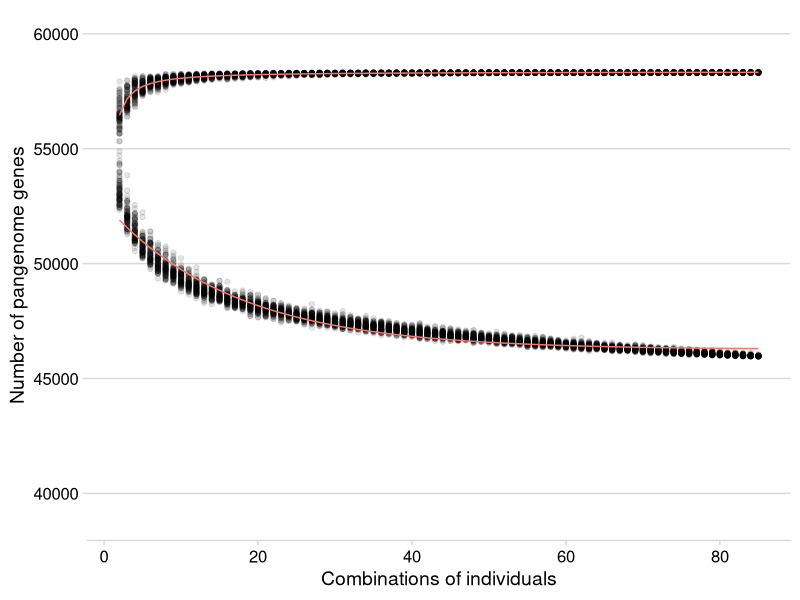
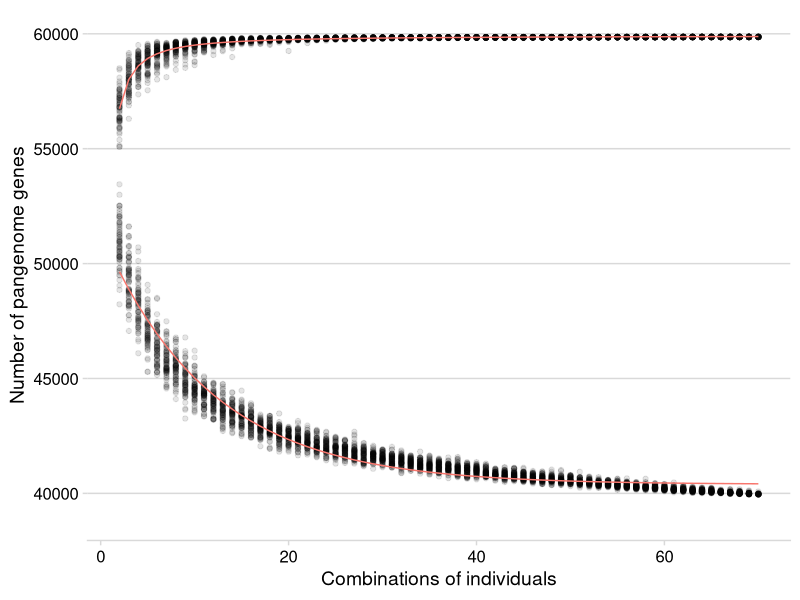
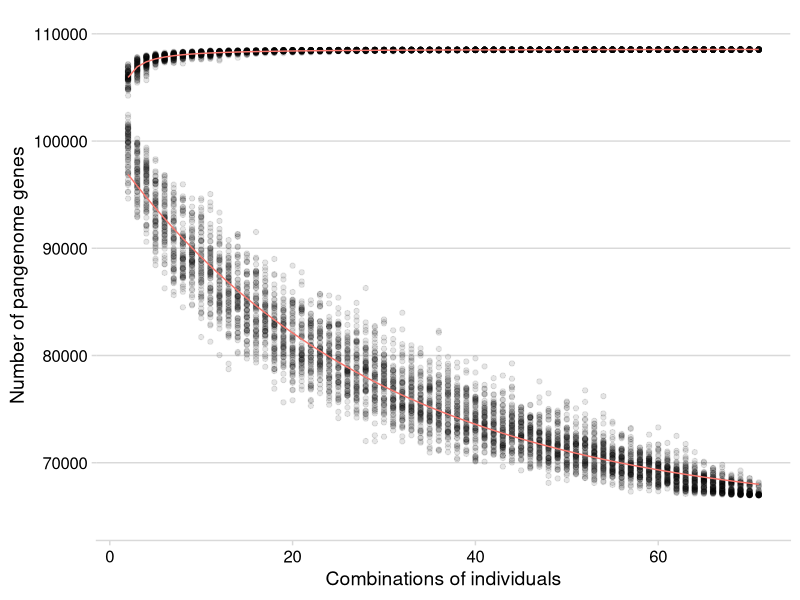
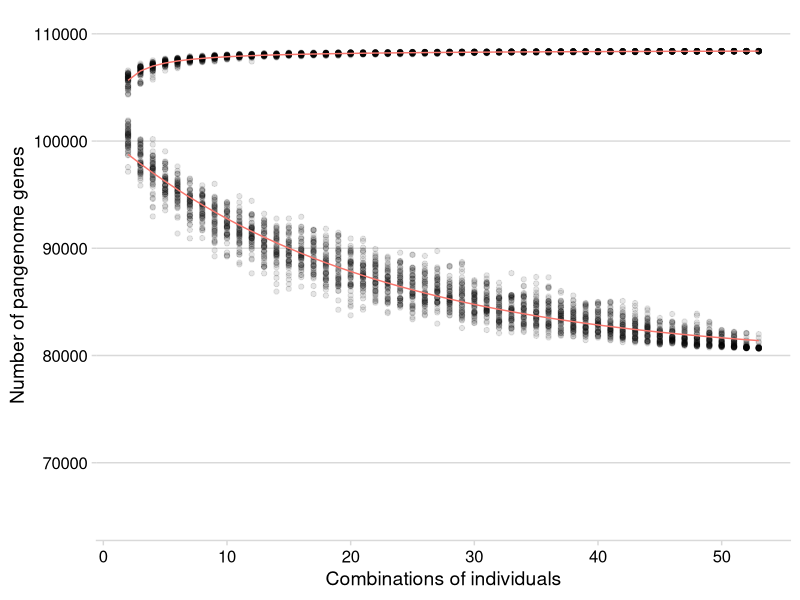
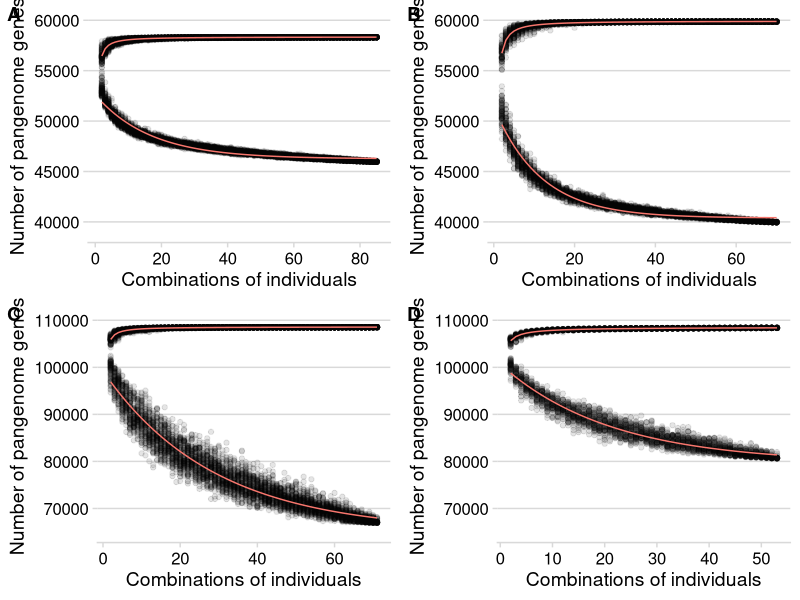
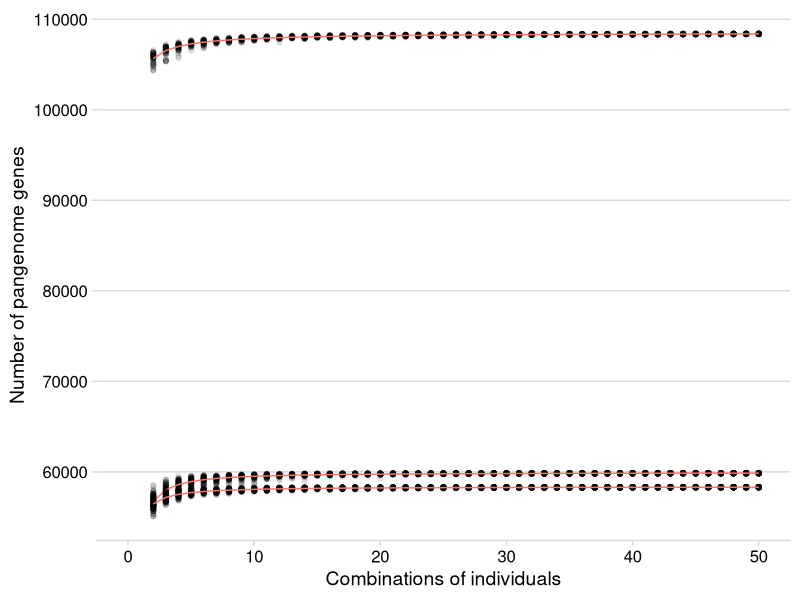

Recreate these plots in R, in order.
## ---- chunk 1
knitr::opts_chunk$set(echo = TRUE)
## ---- chunk 2
library(tidyverse)
library(cowplot)
library(minpack.lm)
library(broom)
library(car)
library(patchwork)

options('scipen'=100)
## ---- chunk 3
oleracea_df <- read_tsv('./Oleracea_PAV_nice_names_intersection_of_individuals.filtered.onlyInds.86Permuts.txt')

# approximate the para0p
lm(logit(pangenome/60000) ~ Combinations, oleracea_df)

para0p <- c(A=60000,B=-3.36,C=0.002)
## ---- chunk 4
oleracea_summary_fitp <- nlsLM(pangenome~A*Combinations^B+C, data=oleracea_df, 
                      start=para0p, trace=F, control=list(maxiter=200, maxfev=1500))

summary(oleracea_summary_fitp)
tidy(oleracea_summary_fitp)
## ---- chunk 5
para0c <- c(B=1)
oleracea_fitc <- nls(core~cbind(1, exp(B*Combinations)),oleracea_df, start=para0c,             trace=F, alg='plinear')
tidy(oleracea_fitc)
## ---- chunk 6
oleracea_fit_data_p <- augment(oleracea_summary_fitp)
oleracea_fit_data_c <- augment(oleracea_fitc)

oleracea_p <-ggplot() + 
  geom_point(data=oleracea_df, aes(x=Combinations, y=pangenome), alpha=0.1) + 
  geom_point(data=oleracea_df, aes(x=Combinations, y=core), alpha=0.1) + 
  geom_line(data=oleracea_fit_data_p, aes(x=Combinations, y=.fitted, colour='red')) + 
  geom_line(data=oleracea_fit_data_c, aes(x=Combinations, y=.fitted, colour='red')) + 
  #xlim(c(0,50)) +
  ylab('Number of pangenome genes') +
  xlab('Combinations of individuals') +
  theme(legend.position = "none") +
  theme(aspect.ratio = 1) +
  theme_half_open() +
  theme_minimal_hgrid() +
  theme(legend.position="none")+
  ylim(c(39000, 60000))
oleracea_p
## ---- chunk 7
rapa_df <- read_tsv('./Rapa_PAV_nice_names_intersection_of_individuals.filtered.onlyInds.71Permuts.txt')
head(rapa_df)

# approximate the para0p

lm(logit(pangenome/59000) ~ Combinations, rapa_df)

para0p <- c(A=59000,B=-4.59,C=0.00022)
## ---- chunk 8
rapa_summary_fitp <- nlsLM(pangenome~A*Combinations^B+C, data=rapa_df, 
                      start=para0p, trace=F, control=list(maxiter=200, maxfev=1500))

summary(rapa_summary_fitp)
tidy(rapa_summary_fitp)
## ---- chunk 9

para0c <- c(B=1)
rapa_fitc <- nls(core~cbind(1, exp(B*Combinations)),rapa_df, start=para0c, 
            trace=F, alg='plinear')
tidy(rapa_fitc)
## ---- chunk 10
rapa_fit_data_p <- augment(rapa_summary_fitp)
rapa_fit_data_c <- augment(rapa_fitc)

rapa_p <- ggplot() + 
  geom_point(data=rapa_df, aes(x=Combinations, y=pangenome), alpha=0.1) +
  geom_point(data=rapa_df, aes(x=Combinations, y=core), alpha=0.1) +
  geom_line(data=rapa_fit_data_p, aes(x=Combinations, y=.fitted, colour='red')) +
  geom_line(data=rapa_fit_data_c, aes(x=Combinations, y=.fitted, colour='red')) +
  ylab('Number of pangenome genes') +
  xlab('Combinations of individuals') +
  theme(legend.position = "none") +
  theme(aspect.ratio = 1) +
  theme_half_open() +
  theme_minimal_hgrid() +
  theme(legend.position="none") +
  ylim(c(39000, 60000))
rapa_p
## ---- chunk 11
napus_df <- read_tsv('./NewPAV_Table_nice_names_intersection_of_individuals.filtered.onlyInds.72Permuts.txt')

# approximate the para0p

lm(logit(pangenome/(max(napus_df$pangenome)+2000)) ~ Combinations, napus_df)

para0p <- c(A=max(napus_df$pangenome)+1000,B=-3.754,C=0.004609)

## ---- chunk 12
napus_summary_fitp <- nlsLM(pangenome~A*Combinations^B+C, data=napus_df, 
                      start=para0p, trace=F, control=list(maxiter=200, maxfev=1500))

summary(napus_summary_fitp)
tidy(napus_summary_fitp)
## ---- chunk 13

para0c <- c(B=1)
napus_fitc <- nls(core~cbind(1, exp(B*Combinations)),napus_df, start=para0c, 
            trace=F, alg='plinear')
tidy(napus_fitc)

## ---- chunk 14
napus_fit_data_p <- augment(napus_summary_fitp)
napus_fit_data_c <- augment(napus_fitc)

napus_p <- ggplot() + 
  geom_point(data=napus_df, aes(x=Combinations, y=pangenome), alpha=0.1) + 
  geom_point(data=napus_df, aes(x=Combinations, y=core), alpha=0.1) + 
  geom_line(data=napus_fit_data_p, aes(x=Combinations, y=.fitted, colour='red')) +
  geom_line(data=napus_fit_data_c, aes(x=Combinations, y=.fitted, colour='red')) +
  ylab('Number of pangenome genes') +
  xlab('Combinations of individuals') +
  theme(legend.position = "none") +
  theme(aspect.ratio=1) +
  theme_half_open() +
  theme_minimal_hgrid() +
  theme(legend.position="none") +
  ylim(c(65000, 110000))

napus_p
## ---- chunk 15
napus_df <- read_tsv('./NewPAV_Table_nice_names_intersection_of_individuals.filtered.onlyInds.NoSynths.54Inds.txt')
tail(napus_df)

# approximate the para0p
max(napus_df$pangenome)
lm(logit(pangenome/105000) ~ Combinations, napus_df)

## ---- chunk 16
para0p <- c(A=110000, B=-4.57,C=0.00022)


napus_summary_fitp <- nlsLM(pangenome~A*Combinations^B+C, data=napus_df, 
                      start=para0p, trace=F, control=list(maxiter=200, maxfev=1500))
summary(napus_summary_fitp)
tidy(napus_summary_fitp)
## ---- chunk 17
para0c <- c(B=1)
napus_fitc <- nls(core~cbind(1, exp(B*Combinations)),napus_df, start=para0c, 
            trace=F, alg='plinear')
tidy(napus_fitc)

## ---- chunk 18
napus_fit_data_p <- augment(napus_summary_fitp)
napus_fit_data_c <- augment(napus_fitc)

napus_nonsyn_p <- ggplot() + 
  geom_point(data=napus_df, aes(x=Combinations, y=pangenome), alpha=0.1) + 
  geom_point(data=napus_df, aes(x=Combinations, y=core), alpha=0.1) + 
  geom_line(data=napus_fit_data_p, aes(x=Combinations, y=.fitted, colour='red')) +
  geom_line(data=napus_fit_data_c, aes(x=Combinations, y=.fitted, colour='red')) +
  ylab('Number of pangenome genes') +
  xlab('Combinations of individuals') +
  theme(legend.position = "none") +
  theme(aspect.ratio=1) +
  theme_half_open() +
  theme_minimal_hgrid() +
  theme(legend.position="none") +
  ylim(c(65000, 110000))

napus_nonsyn_p
## ---- chunk 19
grid <- plot_grid(oleracea_p, rapa_p, napus_p, napus_nonsyn_p, labels='AUTO')
grid
save_plot(filename= 'Grid.png', plot = grid, base_height = 8)
## ---- chunk 20
ggplot() + 
  geom_point(data=napus_df, aes(x=Combinations, y=pangenome), alpha=0.1) + 
  geom_line(data=napus_fit_data_p, aes(x=Combinations, y=.fitted, colour='red')) +
  geom_point(data=rapa_df, aes(x=Combinations, y=pangenome), alpha=0.1) +
    geom_line(data=rapa_fit_data_p, aes(x=Combinations, y=.fitted, colour='red')) +
  geom_point(data=oleracea_df, aes(x=Combinations, y=pangenome), alpha=0.1) +
    geom_line(data=oleracea_fit_data_p, aes(x=Combinations, y=.fitted, colour='red')) +
  ylab('Number of pangenome genes') +
  xlab('Combinations of individuals') +
  theme(legend.position = "none") +
  theme(aspect.ratio=1) +
  theme_half_open() +
  theme_minimal_hgrid() +
  theme(legend.position="none") +
  xlim(c(0, 50))
